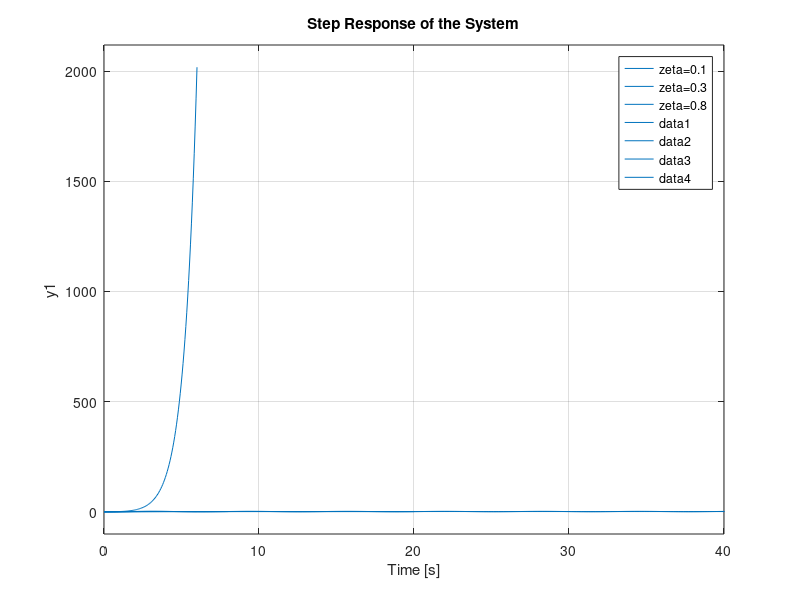

Write MATLAB code to recreate this figure.
clearvars, clc

wn = 1; % Natural frequency
zeta = 0.1; % Damping Ratio
Y = tf([wn^2], [1 2*zeta*wn wn^2])
step(Y);
grid on
hold on;
title('Step Response of the System');

zeta = 0.3; % Damping Ratio
Y = tf([wn^2], [1 2*zeta*wn wn^2])
step(Y);
hold on;

zeta = 0.8; % Damping Ratio
Y = tf([wn^2], [1 2*zeta*wn wn^2])
step(Y);
hold on;

legend('zeta=0.1', 'zeta=0.3', 'zeta=0.8');

%%
clearvars, clc

wn = 1; % Natural frequency
zeta = 1; % Damping Ratio
Y = tf([wn^2], [1 2*zeta*wn wn^2])
step(Y);
hold on;
title('Step Response of the System');

zeta = 1.5; % Damping Ratio
Y = tf([wn^2], [1 2*zeta*wn wn^2])
step(Y);
hold on;

%%
clearvars, clc

wn = 1; % Natural frequency
zeta = -1; % Damping Ratio
Y = tf([wn^2], [1 2*zeta*wn wn^2])
step(Y);
hold on;
title('Step Response of the System');

%% Critical Stable
clearvars, clc

wn = 1; % Natural frequency
zeta = 0; % Damping Ratio
Y = tf([wn^2], [1 2*zeta*wn wn^2])
step(Y);
hold on;
title('Step Response of the System');